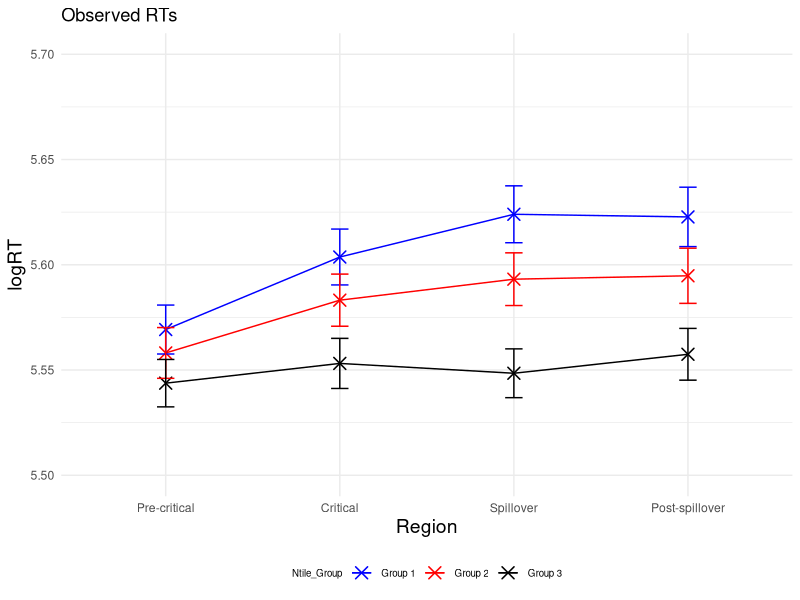
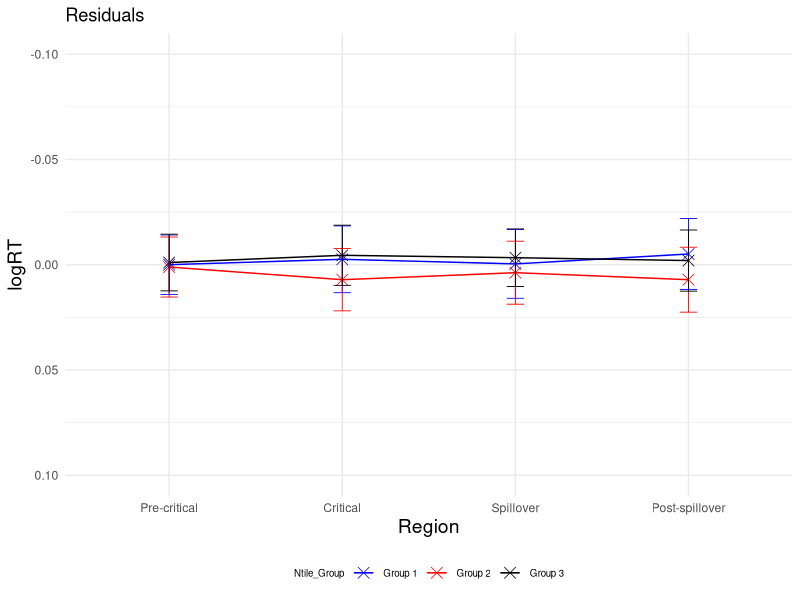
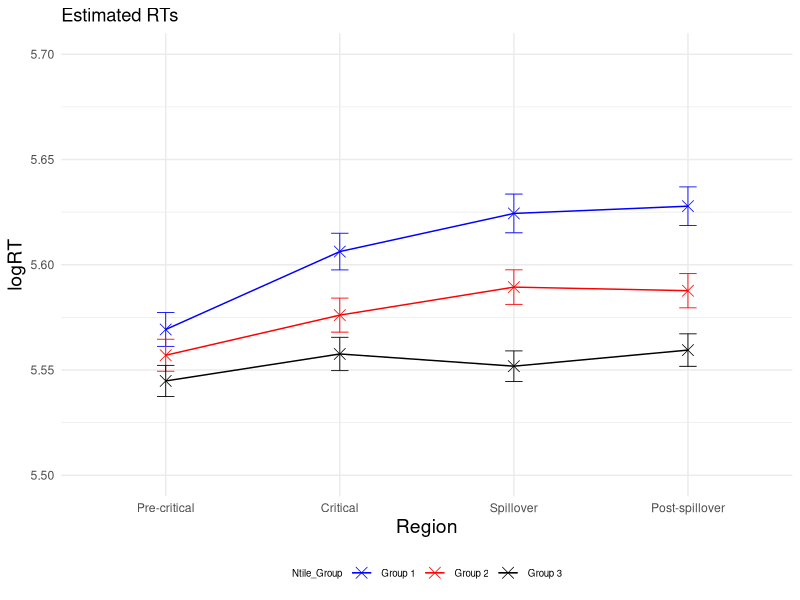
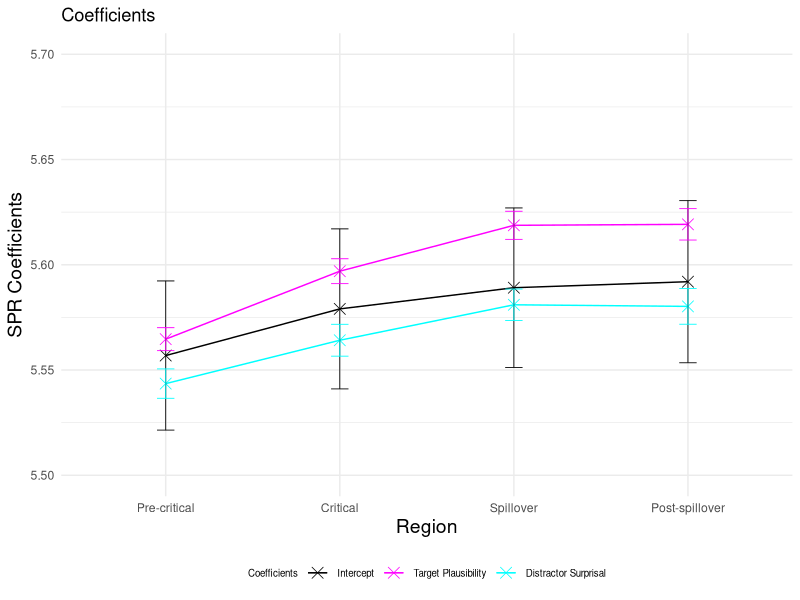
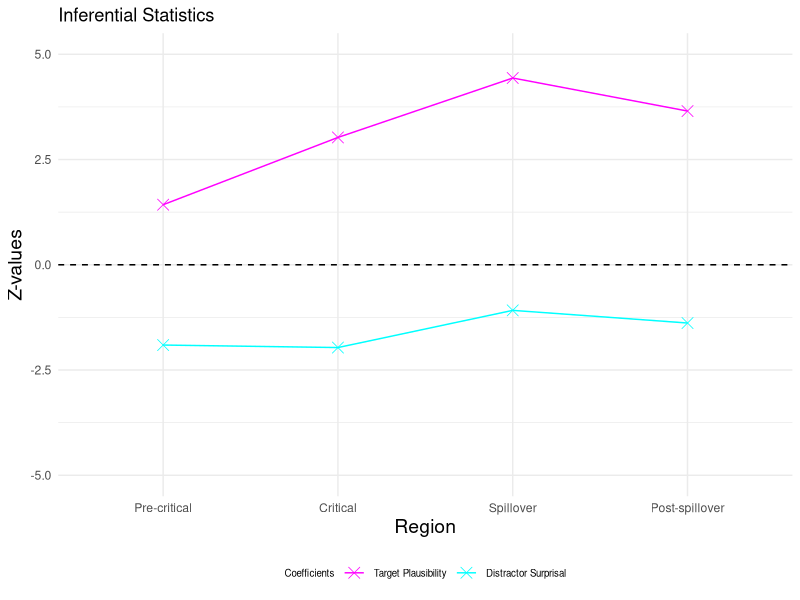
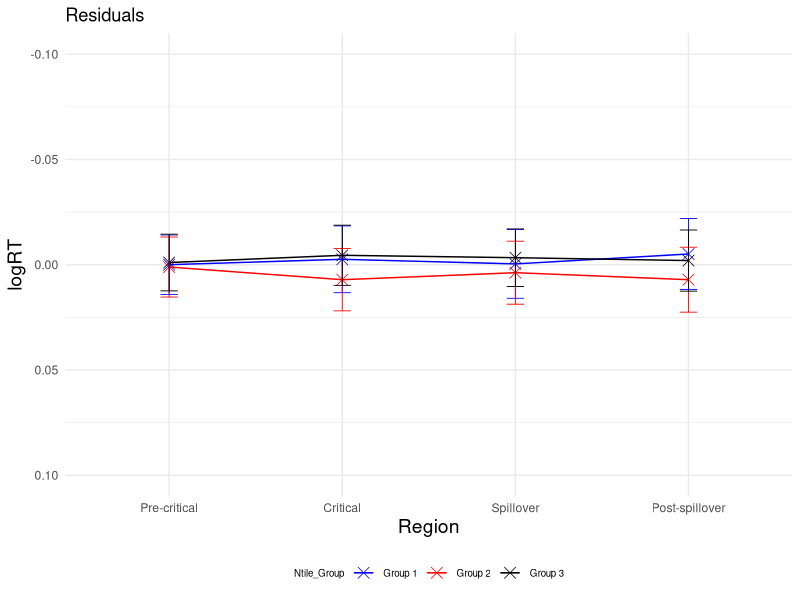
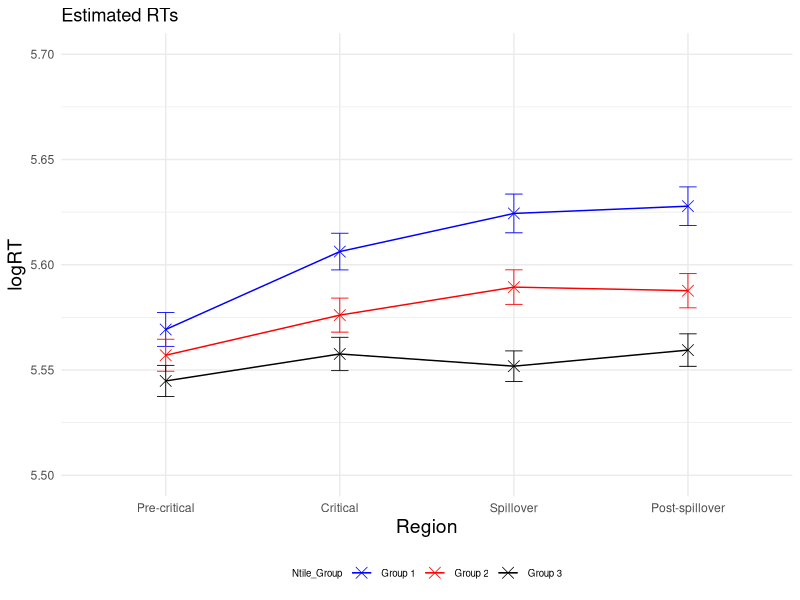
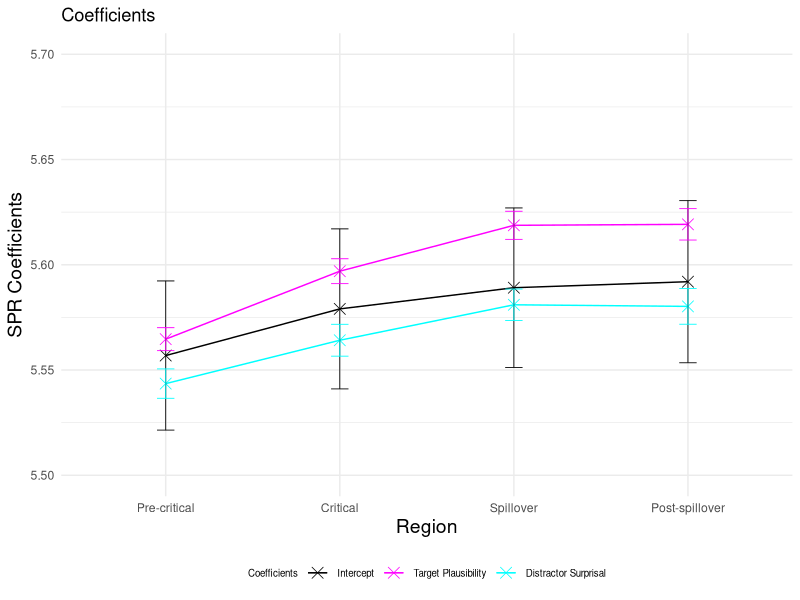

Source code (R) for these figures, in order:
### LMER ###
# load lme4 package
library(lme4)
library(lmerTest)
library(dplyr)
library(ggplot2)

setwd("~/Downloads/Master_Thesis/3_SPR_Study/ntile/")
GP6 <- read.csv("GP6SPR_processed.csv")

residuals <- data.frame(
  Region = character(0),
  Condition = character(0),
  Residual = numeric(0),
  SE_Residual = numeric(0)
)

logRT_estimated <- data.frame(
  Region = character(0),
  Condition = character(0),
  Estimated_logRT = numeric(0),
  SE_Estimated = numeric(0)
)

p_values <- data.frame(
  Region = character(0),
  p_value_plausibility_target = numeric(0),
  p_value_surprisal_distractor = numeric(0)
)

SPR_coefficients <- data.frame(
  Region = character(0),
  Estimate = character(0),
  Estimate_value = numeric(0),
  Estimate_error = numeric(0),
  Z_value = numeric(0)
)

regions <- c("Pre-critical", "Critical", "Spillover", "Post-spillover") 
conditions <- c("A", "B", "C")
ntile_groups <- c(1, 2, 3)

GP6$Ntile_Group <- ntile(GP6$Plaus_target_avg, 3)
#df<- GP6[, c("Condition", "Plaus_target_avg", "Ntile_Group")]

GP6$logRT <- log(GP6$ReadingTime)

averages <- GP6 %>%
  group_by(Region, Ntile_Group) %>%
  summarise(
    MeanReadingTime = mean(logRT, na.rm = TRUE), 
    SE = sd(logRT, na.rm = TRUE) / sqrt(n()))

averages <- averages %>% 
  filter(Region != "Pre-critical_2")
print(averages)

# Create a line plot with average log-transformed reading times
p <- ggplot(averages, aes(x = factor(Region, levels = c("Pre-critical", "Critical", "Spillover", "Post-spillover")), 
                          y = MeanReadingTime, color = as.factor(Ntile_Group), group = Ntile_Group)) + geom_point(shape = 4, size = 3.5, stroke = 0.8) + geom_line(linewidth=0.5) + ylim (5.5, 5.7)
p <- p + theme_minimal() + geom_errorbar(aes(ymin= MeanReadingTime-SE, ymax=MeanReadingTime+SE), width=.1, size=0.5) 
p <- p + scale_color_manual(name="Ntile_Group", labels=c("Group 1", "Group 2", "Group 3"), values=c("#0000FF", "#FF0000", "#000000"))
p <- p + theme(legend.position="bottom", legend.text=element_text(size=7), legend.title=element_text(size=7), axis.title.x = element_text(size = 14), axis.title.y = element_text(size = 14)) 
p <- p + labs(x="Region", y="logRT", title = "Observed RTs") 
p 

for (region in regions) 
{
  # Precritical region
  region_subset <- subset(GP6, Region == region)
  
  # standardise predictors
  region_subset$scaled_Plaus_per_region <- scale(region_subset$Plaus_target_avg)
  region_subset$scaled_Surprisaldist_per_region <- scale(region_subset$Surprisal_distractor)
  # invert predictor plausibility
  region_subset$inverted_scaled_Plaus_per_region <- (region_subset$scaled_Plaus_per_region) * (-1)
  #log transform reading times
  region_subset$logRT_per_region <- log(region_subset$ReadingTime)
  
  
  # define and run the linear mixed-effects regression model for the precritical region 
  model_per_region <- lmerTest::lmer(logRT_per_region ~ inverted_scaled_Plaus_per_region + scaled_Surprisaldist_per_region + 
                                       (1 + inverted_scaled_Plaus_per_region + scaled_Surprisaldist_per_region | Subject) + 
                                       (1 + inverted_scaled_Plaus_per_region + scaled_Surprisaldist_per_region | Item), data = region_subset)
  
  # print the summary of the model
  summary_per_region <- summary(model_per_region)
  print(summary_per_region)
  
  # calculate p-values
  p_values_per_region <- summary_per_region$coefficients[, "Pr(>|t|)"]
  new_row_p_value <- data.frame(Region = region, 
                                p_value_plausibility_target = p_values_per_region[2], 
                                p_value_surprisal_distractor = p_values_per_region[3])
  p_values <- rbind(p_values, new_row_p_value)
  
  # extract intercept and coefficients added to intercept
  coefficients_per_region <- summary_per_region$coefficients
  intercept <- coefficients_per_region["(Intercept)", 1]
  plaus_target_coeff <- coefficients_per_region["(Intercept)", 1] + coefficients_per_region["inverted_scaled_Plaus_per_region", 1]
  surprisal_distractor_coeff <- coefficients_per_region["(Intercept)", 1] + coefficients_per_region["scaled_Surprisaldist_per_region", 1]
  
  # add error bars for coefficients and intercept
  new_row_coefficient <- data.frame(Region = region, 
                                    Estimate = "Intercept", 
                                    Estimate_value = intercept, 
                                    Estimate_error = coefficients_per_region["(Intercept)", 2],
                                    Z_value = 0)
  SPR_coefficients <- rbind(SPR_coefficients, new_row_coefficient)
  
  new_row_coefficient <- data.frame(Region = region,
                                    Estimate = "Plausability",
                                    Estimate_value = plaus_target_coeff,
                                    Estimate_error = coefficients_per_region["inverted_scaled_Plaus_per_region", 2],
                                    Z_value = coefficients_per_region["inverted_scaled_Plaus_per_region", 1] / coefficients_per_region["inverted_scaled_Plaus_per_region", 2])
  SPR_coefficients <- rbind(SPR_coefficients, new_row_coefficient)
  
  new_row_coefficient <- data.frame(Region = region,
                                    Estimate = "Surprisal", 
                                    Estimate_value = surprisal_distractor_coeff, 
                                    Estimate_error = coefficients_per_region["scaled_Surprisaldist_per_region", 2],
                                    Z_value = coefficients_per_region["scaled_Surprisaldist_per_region", 1] / coefficients_per_region["scaled_Surprisaldist_per_region", 2])
  SPR_coefficients <- rbind(SPR_coefficients, new_row_coefficient)
  
  for (ntile_group in ntile_groups)
  {
    #####predict condition A, precritical#####
    region_per_condition <- subset(region_subset, Ntile_Group == ntile_group)
    region_per_condition$region_per_condition_Predicted <- predict(model_per_region, newdata = region_per_condition,  type = "response")
    
    # calculate residuals
    Residual_region_per_condition <- mean(region_per_condition$logRT_per_region) - mean(region_per_condition$region_per_condition_Predicted, na.rm = TRUE)
    
    # observed RT for condition A precritical
    region_per_condition_logRT_observed <- mean(region_per_condition$logRT_per_region)
    
    # estimated RT for condition A precritical
    region_per_condition_logRT_estimated <- mean(region_per_condition$region_per_condition_Predicted, na.rm = TRUE)
    
    # calculate standard error for residuals
    SE_residuals_region_per_condition <- sqrt(sd(region_per_condition$logRT, na.rm = TRUE)^2/length(region_per_condition$logRT) + sd(region_per_condition$region_per_condition_Predicted, na.rm = TRUE)^2/length(region_per_condition$region_per_condition_Predicted))
    
    new_row_residuals <- data.frame(Region = region, Ntile_Group = ntile_group, Residual = Residual_region_per_condition, SE_Residual = SE_residuals_region_per_condition)
    residuals <- rbind(residuals, new_row_residuals)
    
    # calculate standard error for logRT estimated
    SE_estimated_region_per_condition <- sd(region_per_condition$region_per_condition_Predicted, na.rm = TRUE) / sqrt(length(region_per_condition$region_per_condition_Predicted)) 
    
    new_row_logRT_estimated <- data.frame(Region = region, Ntile_Group = ntile_group, Estimated_logRT = region_per_condition_logRT_estimated, SE_Estimated = SE_estimated_region_per_condition)
    logRT_estimated <- rbind(logRT_estimated, new_row_logRT_estimated)
  }
}


# plot residuals
# Create a line plot 
p <- ggplot(residuals, aes(x = factor(Region, levels = c("Pre-critical", "Critical", "Spillover", "Post-spillover")), 
                           y = Residual, color = as.factor(Ntile_Group), group = Ntile_Group)) + geom_point(shape = 4, size = 3.5, stroke = 0.4) + geom_line(linewidth=0.5) + ylim (0.10, -0.10)
p <- p + theme_minimal() + geom_errorbar(aes(ymin=Residual-SE_Residual, ymax=Residual+SE_Residual), width=.1, size=0.3) 
p <- p + scale_color_manual(name="Ntile_Group", labels=c("Group 1", "Group 2", "Group 3"), values=c("#0000FF", "#FF0000", "#000000"))
p <- p + labs(x="Region", y="logRT", title = "Residuals") 
p <- p + theme(legend.position="bottom", legend.text=element_text(size=7), legend.title=element_text(size=7), axis.title.x = element_text(size = 14), axis.title.y = element_text(size = 14)) 
p 

ggsave("Residuals_Plot.pdf", p, width=4, height=4)


# plot estimated logRTs
# Create a line plot 
p <- ggplot(logRT_estimated, aes(x = factor(Region, levels = c("Pre-critical", "Critical", "Spillover", "Post-spillover")), 
                                 y = Estimated_logRT, color = as.factor(Ntile_Group), group = Ntile_Group)) + geom_point(shape = 4, size = 3.5, stroke = 0.4) + geom_line(linewidth=0.5) + ylim (5.5, 5.7)
p <- p + theme_minimal() + geom_errorbar(aes(ymin=Estimated_logRT-SE_Estimated, ymax=Estimated_logRT+SE_Estimated), width=.1, size=0.3) 
p <- p + scale_color_manual(name="Ntile_Group", labels=c("Group 1", "Group 2", "Group 3"), values=c("#0000FF", "#FF0000", "#000000"))
p <- p + labs(x="Region", y="logRT", title = "Estimated RTs") 
p <- p + theme(legend.position="bottom", legend.text=element_text(size=7), legend.title=element_text(size=7), axis.title.x = element_text(size = 14), axis.title.y = element_text(size = 14)) 
p 
ggsave("Estimated_RTs_Plot.pdf", p, width=4, height=4)


# plot intercept and coefficients added to intercept
p <- ggplot(SPR_coefficients, aes(x = factor(Region, levels = c("Pre-critical", "Critical", "Spillover", "Post-spillover")), 
                                  y = Estimate_value, color = Estimate, group = Estimate)) + geom_point(shape = 4, size = 3.5, stroke = 0.4) + geom_line(linewidth=0.5) + ylim (5.5, 5.7)
p <- p + theme_minimal() + geom_errorbar(aes(ymin=Estimate_value-Estimate_error, ymax=Estimate_value+Estimate_error), width=.1, size=0.3) 
p <- p + scale_color_manual(name="Coefficients", labels=c("Intercept", "Target Plausibility", "Distractor Surprisal"), values=c("#000000", "#FF00FF", "#00FFFF"))
p <- p + labs(x="Region", y="SPR Coefficients", title = "Coefficients") 
p <- p + theme(legend.position="bottom", legend.text=element_text(size=7), legend.title=element_text(size=7), axis.title.x = element_text(size = 14), axis.title.y = element_text(size = 14)) 
p 
ggsave("Intercept_Coefficients_Plot.pdf", p, width=4, height=4)


# plot effect sizes (z-vaues)
Effect_sizes <- subset(SPR_coefficients, Estimate != 'Intercept')

p <- ggplot(Effect_sizes, aes(x = factor(Region, levels = c("Pre-critical", "Critical", "Spillover", "Post-spillover")), 
                              y = Z_value, color = Estimate, group = Estimate)) + geom_point(shape = 4, size = 3.5, stroke = 0.4) + geom_line(linewidth=0.5) + ylim (-5, 5)
p <- p + geom_hline(yintercept=0, linetype=2)
p <- p + theme_minimal()
p <- p + scale_color_manual(name="Coefficients", labels=c( "Target Plausibility", "Distractor Surprisal"), values=c("#FF00FF", "#00FFFF"))
p <- p + labs(x="Region", y="Z-values", title = "Inferential Statistics") 
p <- p + theme(legend.position="bottom", legend.text=element_text(size=7), legend.title=element_text(size=7), axis.title.x = element_text(size = 14), axis.title.y = element_text(size = 14)) 
p 
ggsave("Z_values_Plot.pdf", p, width=4, height=4)
